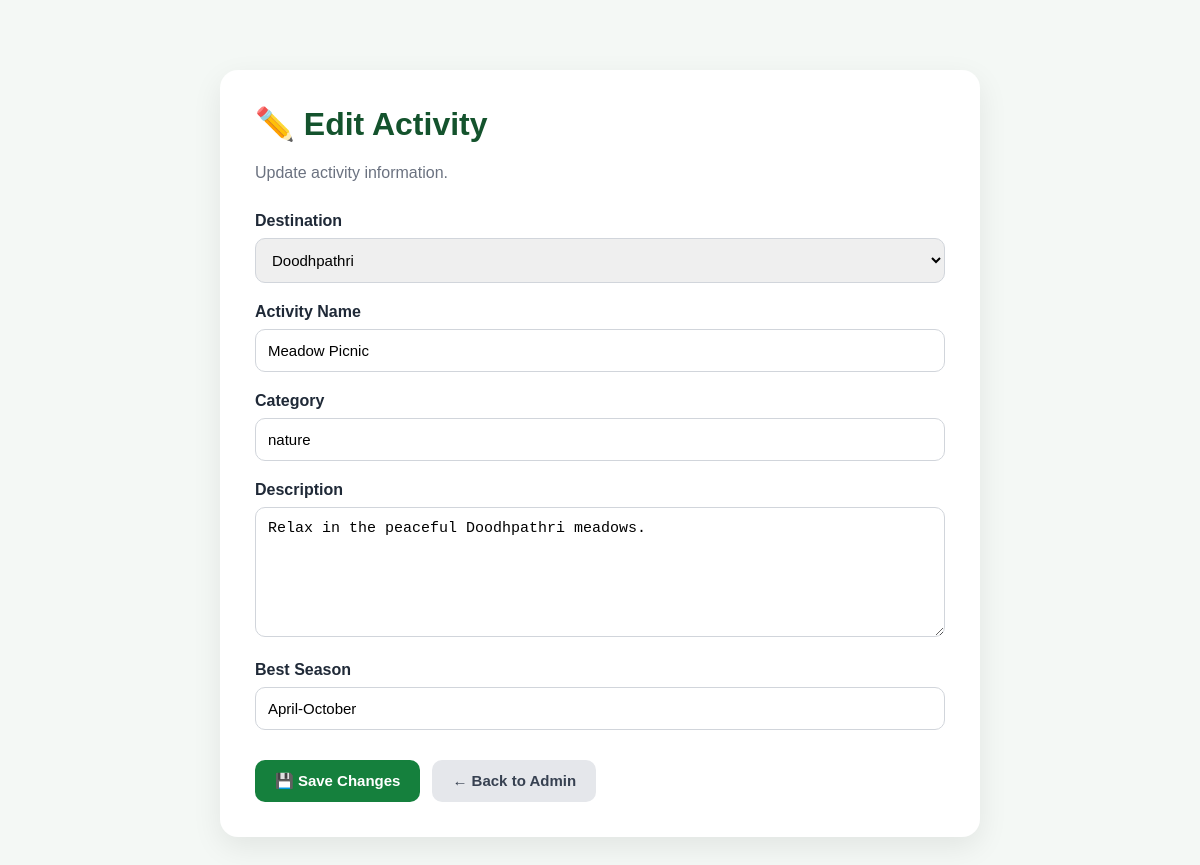
Screenshot of /admin/activities/edit/12 (signed in) with the database file from the repository.
### tables this page shows
CREATE TABLE activities (

    id INTEGER PRIMARY KEY AUTOINCREMENT,

    destination_id INTEGER,

    name TEXT NOT NULL,

    category TEXT,

    description TEXT,

    season TEXT,

    FOREIGN KEY (
        destination_id
    )
    REFERENCES destinations(id)

);

CREATE TABLE destinations (

    id INTEGER PRIMARY KEY AUTOINCREMENT,

    name TEXT NOT NULL,

    location TEXT,

    category TEXT,

    description TEXT,

    image TEXT,

    best_time TEXT

);

### app.py (the view, shortened to what this page needs)
@app.route("/admin/activities/edit/<int:activity_id>", methods=["GET", "POST"])
def edit_activity(activity_id):
    if not session.get("admin_logged_in"):
        return redirect(url_for("admin_login"))
    connection = get_db_connection()
    activity = connection.execute(
        """
        SELECT *
        FROM activities
        WHERE id = ?
        """,
        (activity_id,)
    ).fetchone()
    if activity is None:
        connection.close()
        return "Activity not found", 404
    destinations = connection.execute(
        """
        SELECT id, name
        FROM destinations
        ORDER BY name
        """
    ).fetchall()
    connection.close()
    return render_template(
        "edit_activity.html",
        activity=activity,
        destinations=destinations
    )

### app.py (called while the page is built)
def get_db_connection():
    connection = sqlite3.connect(DATABASE)
    connection.row_factory = sqlite3.Row
    return connection

### templates/edit_activity.html (shortened to what this page needs)
<!DOCTYPE html>
<html lang="en">
<head>
</head>
<body>
<div class="container">
    <div class="card">
        <h1>✏️ Edit Activity</h1>
        <p class="subtitle">
            Update activity information.
        </p>
        <form method="POST">
            <label for="destination_id">
                Destination
            </label>
            <select
                name="destination_id"
                id="destination_id"
                required
            >
                {% for destination in destinations %}
                <option
                    value="{{ destination['id'] }}"
                    {% if destination['id'] == activity['destination_id'] %}
                    selected
                    {% endif %}
                >
                    {{ destination['name'] }}
                </option>
                {% endfor %}
            </select>
            <label for="name">
                Activity Name
            </label>
            <input
                type="text"
                id="name"
                name="name"
                value="{{ activity['name'] }}"
                required
            >
            <label for="category">
                Category
            </label>
            <input
                type="text"
                id="category"
                name="category"
                value="{{ activity['category'] or '' }}"
                placeholder="Example: Adventure"
            >
            <label for="description">
                Description
            </label>
            <textarea
                id="description"
                name="description"
                placeholder="Describe this activity..."
            >{{ activity['description'] or '' }}</textarea>
            <label for="season">
                Best Season
            </label>
            <input
                type="text"
                id="season"
                name="season"
                value="{{ activity['season'] or '' }}"
                placeholder="Example: December to March"
            >
            <div class="buttons">
                <button type="submit">
                    💾 Save Changes
                </button>
                <a
                    href="/admin"
                    class="back-button"
                >
                    ← Back to Admin
                </a>
            </div>
        </form>
    </div>
</div>
</body>
</html>

### templates/edit_activity.html (style rules this page uses)
* { box-sizing: border-box; }
body { margin: 0; font-family: Arial, sans-serif; background: #f4f8f5; color: #1f2937; }
.container { max-width: 800px; margin: 50px auto; padding: 20px; }
.card { background: white; padding: 35px; border-radius: 18px; box-shadow: 0 10px 30px rgba(0,0,0,0.08); }
h1 { margin-top: 0; color: #14532d; }
.subtitle { color: #6b7280; margin-bottom: 30px; }
label { display: block; margin-bottom: 8px; font-weight: bold; }
input, select, textarea { width: 100%; padding: 12px; margin-bottom: 20px; border: 1px solid #d1d5db; border-radius: 10px; font-size: 15px; }
textarea { min-height: 130px; resize: vertical; }
.buttons { display: flex; gap: 12px; margin-top: 10px; }
button, .back-button { padding: 12px 20px; border-radius: 10px; border: none; text-decoration: none; font-weight: bold; font-size: 15px; cursor: pointer; }
button { background: #15803d; color: white; }
.back-button { background: #e5e7eb; color: #374151; }

### rows the page displays
activities: destination_id "Doodhpathri", name "Meadow Picnic", category "nature", description "Relax in the peaceful Doodhpathri meadows.", season "April-October"
